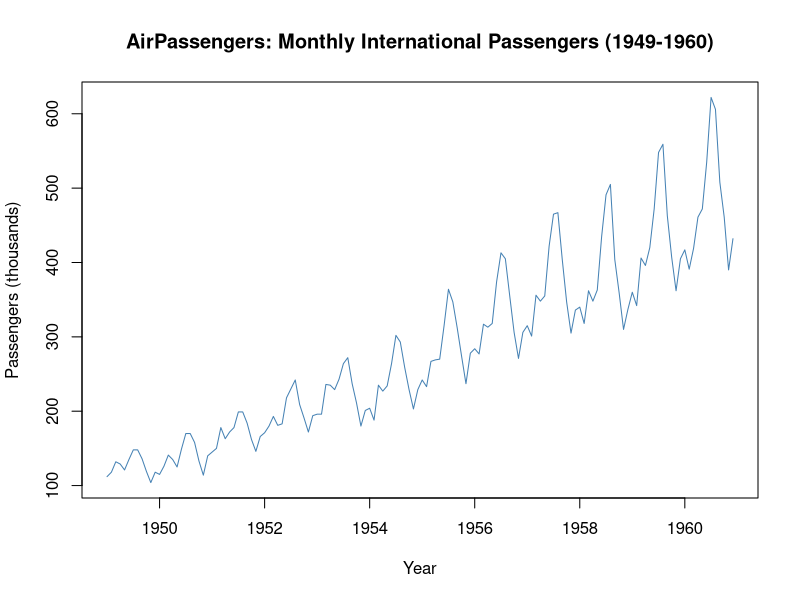
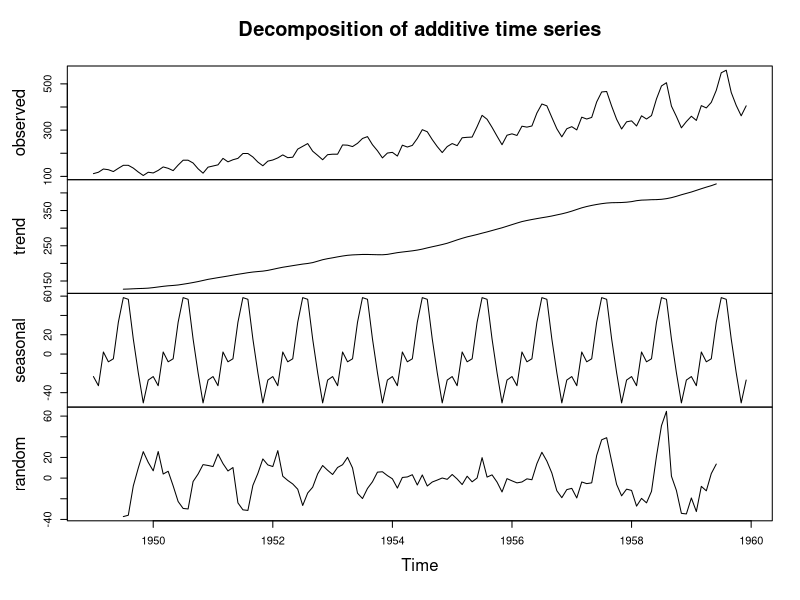
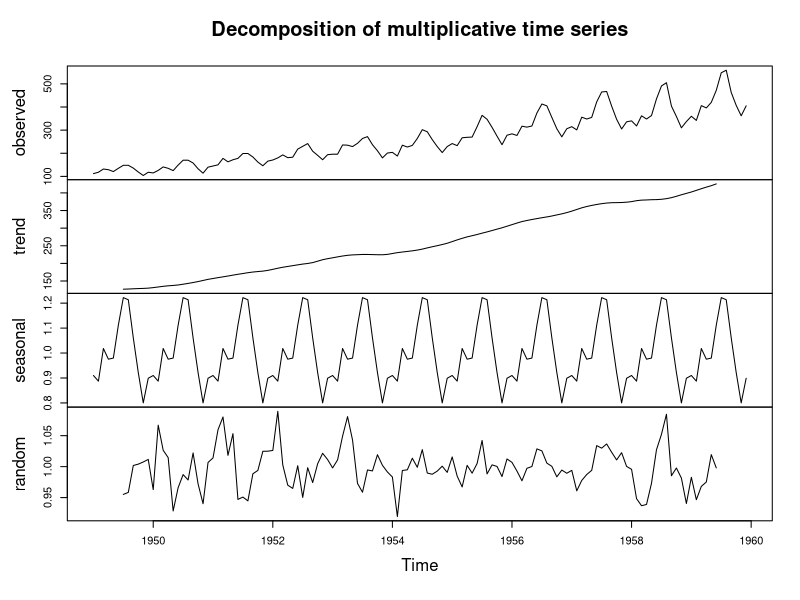
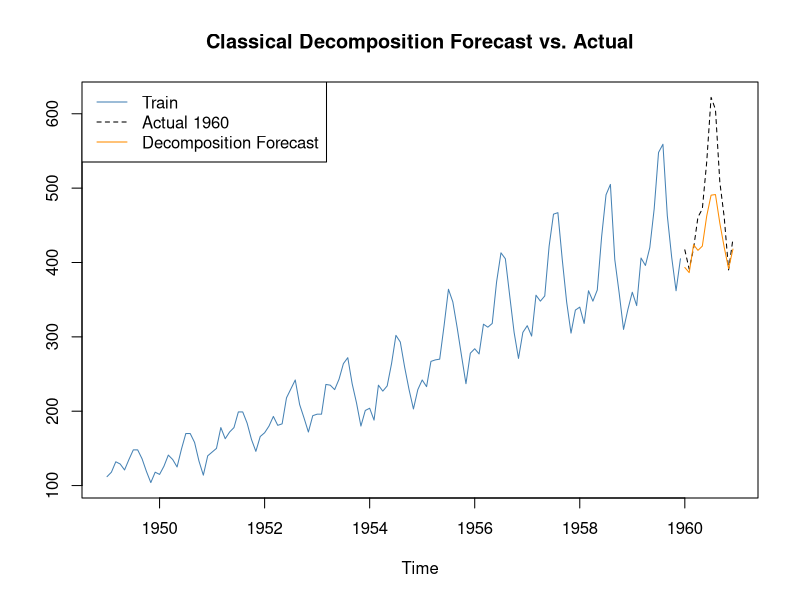
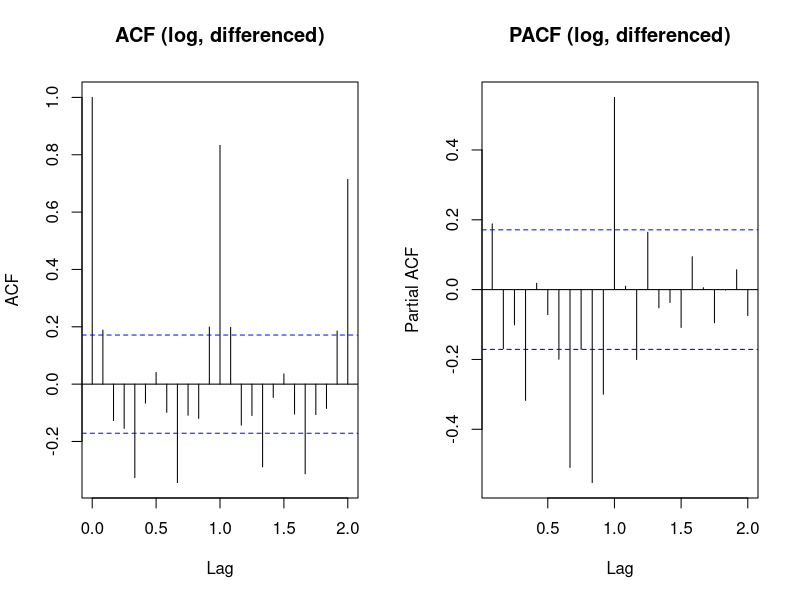
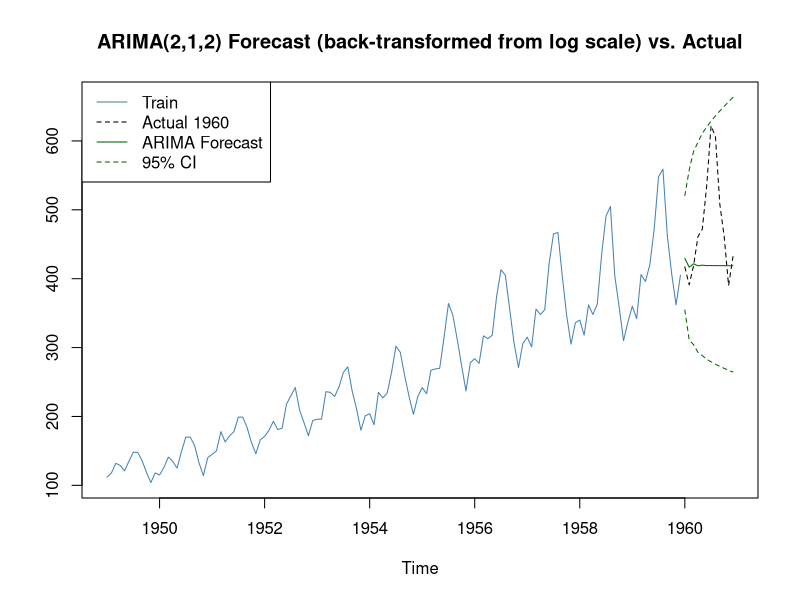

Write the R code that produced these figures, in order.
## ---- chunk 1

if (!require(tseries)) install.packages("tseries")
library(tseries)

data("AirPassengers")

h <- 12
train <- window(AirPassengers, end = c(1959, 12))
test  <- window(AirPassengers, start = c(1960, 1))

head(AirPassengers)
cat("\nTotal months:", length(AirPassengers),
    " | Train:", length(train), " | Test:", length(test), "\n")
## ---- chunk 2
plot(AirPassengers,
     main = "AirPassengers: Monthly International Passengers (1949-1960)",
     xlab = "Year", ylab = "Passengers (thousands)", col = "steelblue")
## ---- chunk 3
decomp_add <- decompose(train, type = "additive")
plot(decomp_add)

decomp_mul <- decompose(train, type = "multiplicative")
plot(decomp_mul)

# Pull the trend line out as numbers, not just a picture
cat("Trend component, first 3 estimated months:\n")
print(round(head(na.omit(decomp_add$trend), 3), 2))
cat("\nTrend component, last 3 estimated months:\n")
print(round(tail(na.omit(decomp_add$trend), 3), 2))

# decompose() already stores the one-cycle seasonal index in $figure
add_seasonal_index <- setNames(decomp_add$figure, month.abb)
cat("\nAdditive seasonal index (thousands of passengers, +/- around trend):\n")
print(round(add_seasonal_index, 2))

mul_seasonal_index <- setNames(decomp_mul$figure, month.abb)
cat("\nMultiplicative seasonal index (ratio relative to trend):\n")
print(round(mul_seasonal_index, 3))

cat("\nAdditive residual std dev:       ", round(sd(na.omit(decomp_add$random)), 2),
    "(thousands of passengers)\n")
cat("Multiplicative residual std dev: ", round(sd(na.omit(decomp_mul$random)), 4),
    "(ratio, centered on 1.0)\n")
## ---- chunk 4
adf_raw <- adf.test(train)
print(adf_raw)

kpss_raw <- kpss.test(train)
print(kpss_raw)

lb_raw <- Box.test(train, lag = 12, type = "Ljung-Box")
print(lb_raw)

# Stabilize the variance with a log transform, then remove the trend with one difference
log_train <- log(train)
log_diff <- diff(log_train)

adf_diff <- adf.test(log_diff)
print(adf_diff)
## ---- chunk 5
trend_comp <- na.omit(decomp_add$trend)
t_trend <- seq_along(trend_comp)
fit <- lm(trend_comp ~ t_trend)

t_future <- seq(length(trend_comp) + 1, length(trend_comp) + h)
trend_forecast <- predict(fit, newdata = data.frame(t_trend = t_future))

# decompose() stores one repeating seasonal cycle in $figure
seasonal_forecast <- rep(decomp_add$figure, length.out = h)

decomp_forecast <- trend_forecast + seasonal_forecast

rmse_decomp <- sqrt(mean((decomp_forecast - as.numeric(test))^2))
mae_decomp <- mean(abs(decomp_forecast - as.numeric(test)))
mape_decomp <- mean(abs((as.numeric(test) - decomp_forecast) / as.numeric(test))) * 100

cat("Classical decomposition forecast vs. actual 1960:\n")
cat("  RMSE =", round(rmse_decomp, 1), "(thousands)\n")
cat("  MAE  =", round(mae_decomp, 1), "(thousands)\n")
cat("  MAPE =", round(mape_decomp, 1), "%\n")

forecast_ts <- ts(decomp_forecast, start = c(1960, 1), frequency = 12)

ts.plot(train, test, forecast_ts,
        col = c("steelblue", "black", "darkorange"), lty = c(1, 2, 1),
        main = "Classical Decomposition Forecast vs. Actual")
legend("topleft", legend = c("Train", "Actual 1960", "Decomposition Forecast"),
       col = c("steelblue", "black", "darkorange"), lty = c(1, 2, 1))
## ---- chunk 6
par(mfrow = c(1, 2))
acf(log_diff, lag.max = 24, main = "ACF (log, differenced)")
pacf(log_diff, lag.max = 24, main = "PACF (log, differenced)")
par(mfrow = c(1, 1))
## ---- chunk 7
orders <- list(
  "AR(2)"        = c(2, 0, 0),
  "MA(2)"        = c(0, 0, 2),
  "ARMA(2,2)"    = c(2, 0, 2),
  "ARIMA(2,1,2)" = c(2, 1, 2)
)

model_comparison <- t(sapply(orders, function(o) {
  fit <- arima(log_train, order = o)
  c(AIC = AIC(fit), in_sample_RMSE_log = sqrt(mean(fit$residuals^2)))
}))
print(round(model_comparison, 4))
## ---- chunk 8
final_fit <- arima(log_train, order = c(2, 1, 2))
pred <- predict(final_fit, n.ahead = h)

upper_log <- pred$pred + 1.96 * pred$se
lower_log <- pred$pred - 1.96 * pred$se

fc_mean <- exp(pred$pred)
upper <- exp(upper_log)
lower <- exp(lower_log)

rmse_arima <- sqrt(mean((as.numeric(fc_mean) - as.numeric(test))^2))
mae_arima <- mean(abs(as.numeric(fc_mean) - as.numeric(test)))
mape_arima <- mean(abs((as.numeric(test) - as.numeric(fc_mean)) / as.numeric(test))) * 100

cat("ARIMA(2,1,2) forecast vs. actual 1960:\n")
cat("  RMSE =", round(rmse_arima, 1), "(thousands)\n")
cat("  MAE  =", round(mae_arima, 1), "(thousands)\n")
cat("  MAPE =", round(mape_arima, 1), "%\n")

forecast_ts <- ts(as.numeric(fc_mean), start = c(1960, 1), frequency = 12)
upper_ts <- ts(as.numeric(upper), start = c(1960, 1), frequency = 12)
lower_ts <- ts(as.numeric(lower), start = c(1960, 1), frequency = 12)

ts.plot(train, test, forecast_ts, upper_ts, lower_ts,
        col = c("steelblue", "black", "darkgreen", "darkgreen", "darkgreen"),
        lty = c(1, 2, 1, 2, 2),
        main = "ARIMA(2,1,2) Forecast (back-transformed from log scale) vs. Actual")
legend("topleft", legend = c("Train", "Actual 1960", "ARIMA Forecast", "95% CI"),
       col = c("steelblue", "black", "darkgreen", "darkgreen"), lty = c(1, 2, 1, 2))
## ---- chunk 9
accuracy_comparison <- data.frame(
  RMSE = c(rmse_decomp, rmse_arima),
  MAE = c(mae_decomp, mae_arima),
  MAPE = c(mape_decomp, mape_arima)
)
rownames(accuracy_comparison) <- c("Classical Decomposition", "ARIMA(2,1,2)")
print(round(accuracy_comparison, 2))
